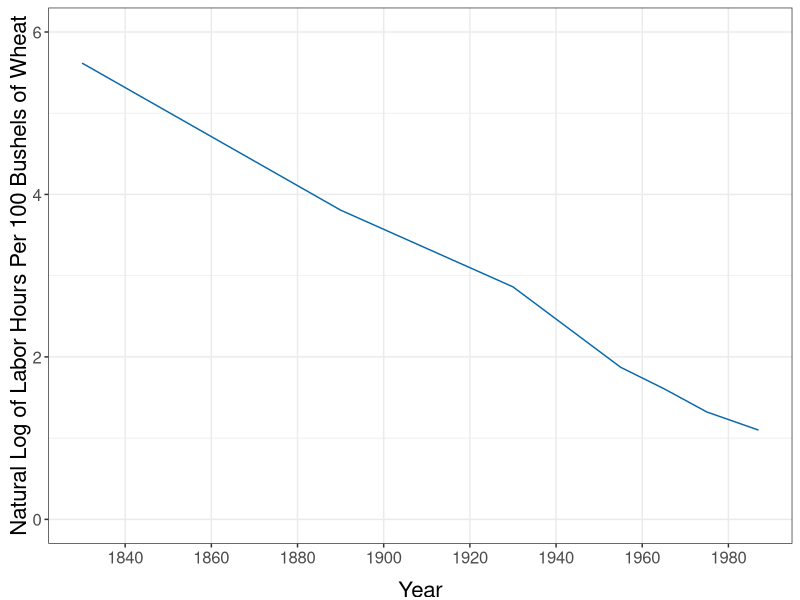
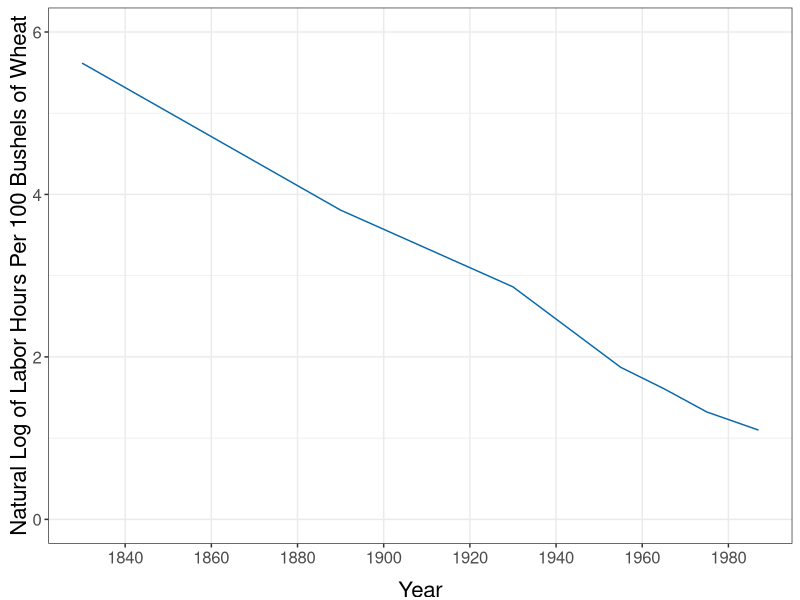

Source code (R) for these figures, in order:
#Graph Designer: Scott Cohn 
#Authors: Bowles and Halliday
#Title: Coordination, Conflict and Competition: A Text in Microeconomics


# Setup -------------------------------------------------------------------

library(shape)
library(tidyverse)
library(lubridate)
library(scales)

COL <- c("#7fc97f", "#beaed4", "#fdc086", "#ffff99", "#386cb0", "#f0027f", "#bf5b17", "#666666")
COLA <- c("#e0f3db", "#99d8c9","#66c2a4","#41ae76", "#238b45", "#005824")
COLB <- c("#c6dbef", "#4eb3d3", "#2b8cbe", "#0868ac","#084081")
COLC <- c("#fcfbfd", "#efedf5", "#dadaeb", "#bcbddc", "#9e9ac8", "#807dba", "#6a51a3", "#54278f", "#3f007d")

# Import Data -------------------------------------------------------------

ag_data <- read_csv("specprodexch/ag_data.csv")

ag_data[["lnHoursPerBushel"]] <- log(ag_data[["HoursPerBushel"]])
ag_data[["lnBushelsPerHourLabor"]] <- log(ag_data[["BushelsPerHourLabor"]])
ag_data[["lnHoursPer100Bushels"]] <- log(ag_data[["HoursPer100Bushels"]])


# Plot --------------------------------------------------------------------

ag_data %>% ggplot(mapping = aes(x = Year, y = lnHoursPer100Bushels)) +  
    labs(x = "Year", y = "Natural Log of Labor Hours Per 100 Bushels of Wheat") + 
    geom_line(color = COLB[4]) + 
    scale_x_continuous(breaks = pretty(ag_data[["Year"]], n = 10)) +
    theme_bw() + 
    ylim(0, 6) + 
    theme(legend.position = "none", 
          legend.title = element_blank(), 
          axis.title.y = element_text(size = 16, vjust = 0.5),
          axis.title.x = element_text(size = 16, vjust = -1),
          legend.text = element_blank(),
          axis.text.x = element_text(size = 12),
          axis.text.y = element_text(size = 12),
          panel.grid.minor.x = element_blank()
    ) 

# Save as PDF -------------------------------------------------------------

ggsave("specprodexch/loghours_per_100bushel_line.pdf", width = 7, height = 7)
